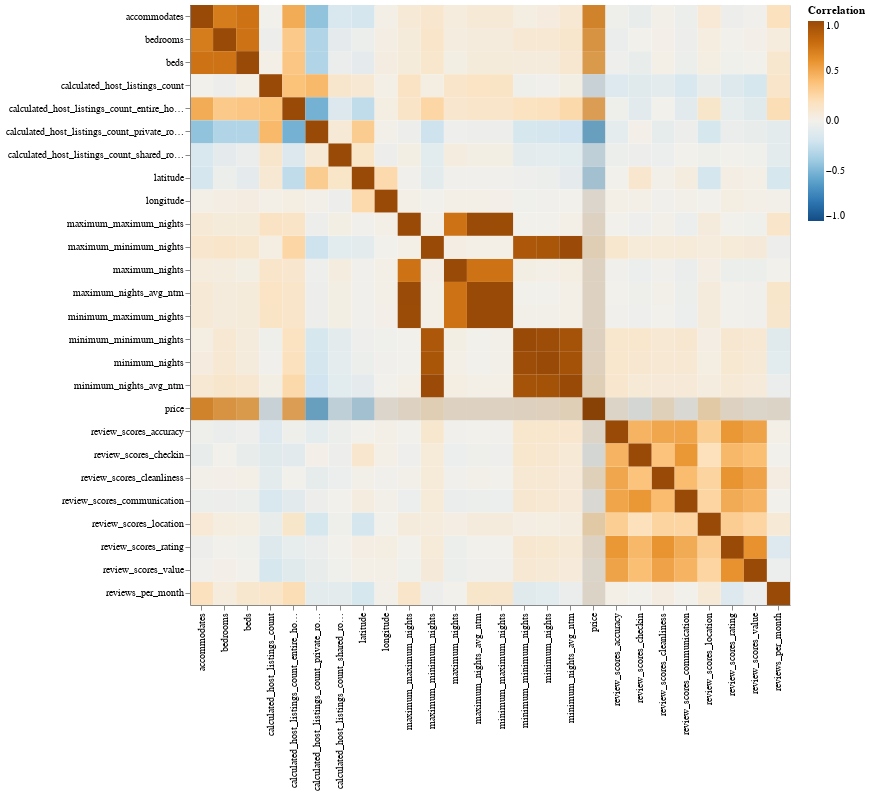

Source (notebook cell):
### Markdown cell above
### Correlation Matrix
There are quite a few features available in this dataset. Based on the column names, there could be a considerable amount of multicolinearity in the predictors. Plotting out a correlation matrix would help us understand why a feature is dropped when/if we do some kind of feature selection. For example, all the review-* features are correlated with each other, indicating we might be better off keeping just one in our model. Same goes for the features which are a proxy for size: `accomodates`, `bedrooms`, `beds`

> As an interesting side note, while the size related features are (unsurprisingly) positively correlated with the price, the number of listings the host puts up seems to be negatively correlated. Also interesting to note is the lack of a strong correlation with reviews and price.

### Code cell
corr_df = sample.select_dtypes(include='number').drop(columns=['id']).corr(method='spearman').stack().reset_index(name='corr')

corr_df['highlight'] = False
corr_df.loc[corr_df['level_0'] == 'price', 'highlight'] = True
corr_df.loc[corr_df['level_1'] == 'price', 'highlight'] = True

range_ = ['#ffffff00', 'black']

alt.Chart(corr_df).mark_rect().encode(
    alt.X('level_0', title=''),
    alt.Y('level_1', title=''),
    color=alt.Color('corr', scale=alt.Scale(domain=(-1,1), scheme='blueorange'), title='Correlation')
).properties(
    height=600,
    width=600
) + alt.Chart(corr_df).mark_rect(opacity=0.1).encode(
    alt.X('level_0', title=''),
    alt.Y('level_1', title=''),
    color=alt.Color('highlight', scale=alt.Scale(scheme='set1', range=range_), title='', legend=None),
).properties(
    height=600,
    width=600
)

### Figure 1 — Vega-Lite specification as saved in the notebook (floating-point values rounded to 4 significant figures; data arrays with more than 128 entries replaced by an {"elided": "..."} marker saying what was removed)
{"config": {"view": {"continuousWidth": 400, "continuousHeight": 300}}, "layer": [{"mark": "rect", "encoding": {"color": {"type": "quantitative", "field": "corr", "scale": {"domain": [-1, 1], "scheme": "blueorange"}, "title": "Correlation"}, "x": {"type": "nominal", "field": "level_0", "title": ""}, "y": {"type": "nominal", "field": "level_1", "title": ""}}, "height": 600, "width": 600}, {"mark": {"type": "rect", "opacity": 0.1}, "encoding": {"color": {"type": "nominal", "field": "highlight", "legend": null, "scale": {"range": ["#ffffff00", "black"], "scheme": "set1"}, "title": ""}, "x": {"type": "nominal", "field": "level_0", "title": ""}, "y": {"type": "nominal", "field": "level_1", "title": ""}}, "height": 600, "width": 600}], "data": {"name": "data-771f43969e74c3373a59445aea0a1010"}, "$schema": "https://vega.github.io/schema/vega-lite/v4.8.1.json", "datasets": {"data-771f43969e74c3373a59445aea0a1010": {"elided": "676 records"}}}
